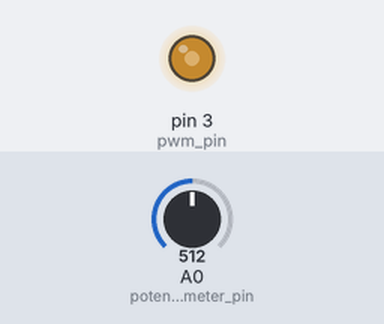
The sketch below on a simulated Arduino Uno, built with avr-gcc and run on an emulated ATmega328P. On the bench: output pins drawn as LEDs (lit = HIGH). The inputs (shaded band) are chosen by the test bench; at power-on: A0 (potentiometer_pin) = 512.

Above: at 1.2 s.
1.3 s: A0 (potentiometer_pin) set to 716
At 2.5 s:
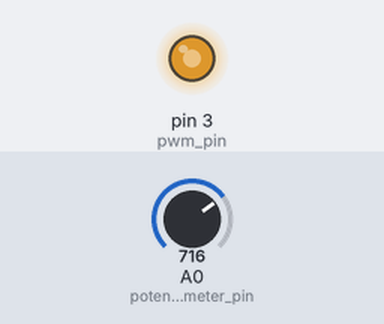
2.8 s: A0 (potentiometer_pin) set to 900
At 3.8 s:
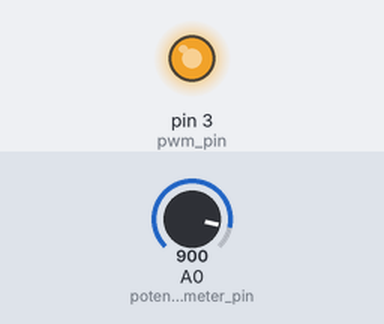
4.3 s: A0 (potentiometer_pin) set to 122
At 5.0 s:
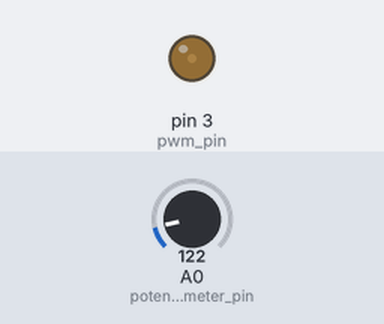
5.8 s: A0 (potentiometer_pin) set to 0
At 6.1 s:
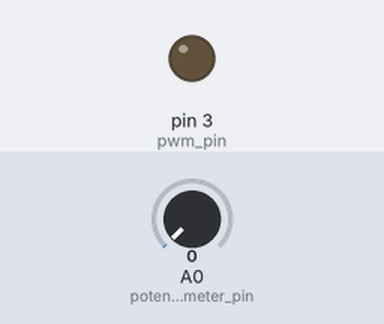
7.3 s: A0 (potentiometer_pin) set to 511
At 8.4 s:
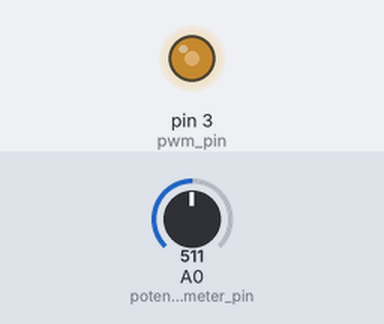
Timing chart, 0 to 9.8 s (numbered marks = the images above; inputs shaded):
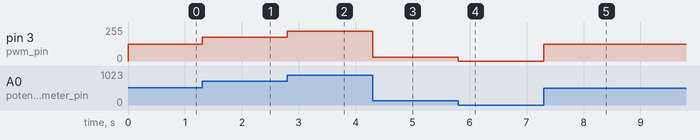

Measured:
- after the input at 1.3 s, pin 3 (pwm_pin): 127/255 → 178/255 at once
- after the input at 2.8 s, pin 3 (pwm_pin): 178/255 → 224/255 at once
- after the input at 4.3 s, pin 3 (pwm_pin): 224/255 → 30/255 at once
- after the input at 5.8 s, pin 3 (pwm_pin): 30/255 → 0/255 at once
- after the input at 7.3 s, pin 3 (pwm_pin): 0/255 → 127/255 at once

The sketch:

step_down_controler.ino
```cpp
int potentiometer_pin = A0;
int pwm_pin = 3;


void setup() {
  pinMode(potentiometer_pin, INPUT);

  pinMode(pwm_pin, OUTPUT);

  TCCR2B = TCCR2B & B11111000 | B00000011;
}

void loop() {
  int duty_cycle = analogRead(potentiometer_pin);

  int duty_cycle_mapped = map(duty_cycle, 0, 1023, 0, 255);

  analogWrite(pwm_pin, duty_cycle_mapped);
}
```
